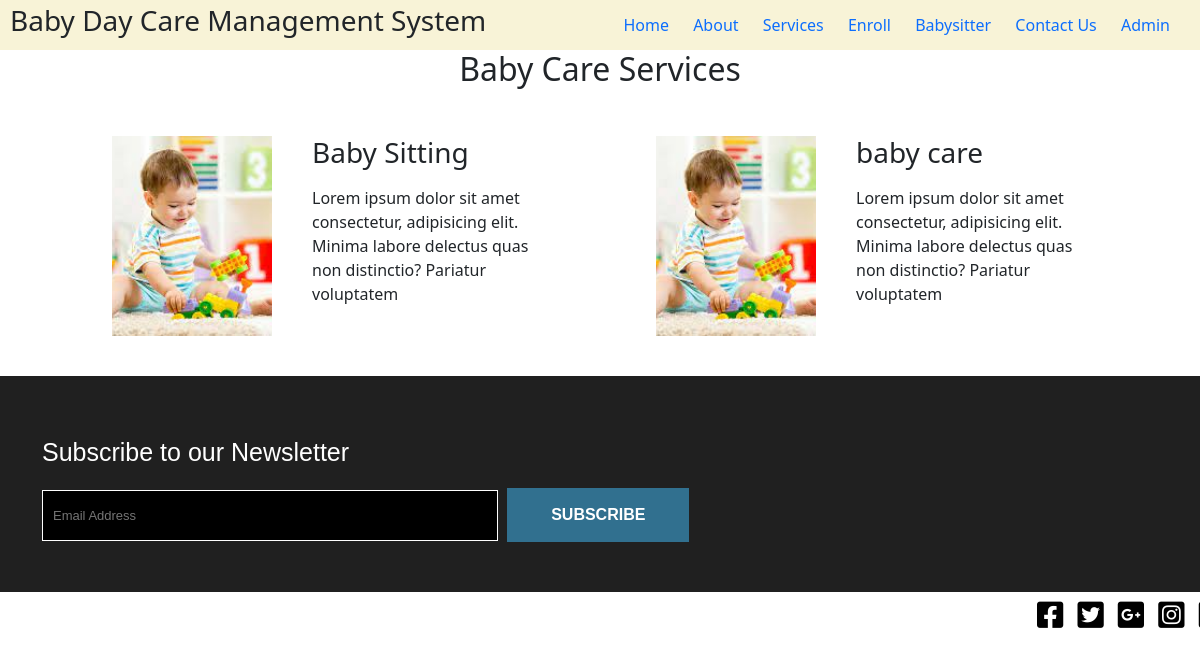
Page /services/ on the committed database.
### App/models.py (models this page shows, shortened)
class Service(models.Model):
    service = models.CharField(max_length=100, null=True)
    serviceDetail = models.CharField(max_length=100, null=True)
    service_img = models.ImageField(null=True)
    creationsDate = models.DateField(auto_now_add=True)

### App/views.py (the view)
# urls.py: path('services/',services,name="services"),
def services(request):
    subscribe_fun(request)
    services = Service.objects.all()
    return render(request, "services.html",{"services":services})

### App/views.py (called while the page is built)
def subscribe_fun(request):
    subscriber_post = False
    if request.method == "POST":
        sub = request.POST.get("subscriber", 0)
        if sub:
            email = request.POST.get('Email', "")
            Subscriber.objects.get_or_create(email=email)
            subscriber_post = True
    return subscriber_post

### App/templates/services.html
{% extends 'base.html' %} {% block body %}
<div id="bcs">
  <h2>Baby Care Services</h2>
  <div id="cardsBcs">
    {% for s in services %}
    <div id="bcsCard">
      <img
        src="{{ s.service_img.url }}"
        alt=""
        srcset=""
      />
      <div>
        <h3>{{ s.service }}</h3>
        <p>
          {{s.serviceDetail}}
        </p>
      </div>
    </div>
    {% endfor %}
  </div>
</div>
{% endblock %}

### App/static/css/style.css (style rules this page uses)
* { margin: 0; padding: 0; box-sizing: border-box; }
html, body { height: 100%; width: 100%; font-family: 'Franklin Gothic Medium', 'Arial Narrow', Arial, sans-serif; }
#bcs { display: flex; align-items: center; justify-content: center; flex-direction: column; }
#cardsBcs { display: grid; grid-template-columns: repeat(2, 1fr); }
#bcsCard { display: flex; margin: 5vh 7vh; }
#bcsCard>img { height: 25vh; width: 20vh; object-fit: cover; }
#bcsCard>div { margin-left: 5vh; }
#bcsCard>div>p { margin-top: 2vh; width: 29vh; }

### rows in the picture
Service: service_img (picture), service "Baby Sitting", serviceDetail "Lorem ipsum dolor sit amet consectetur, adipisicing elit. Minima labore delectus quas non distinctio? Pariatur voluptatem"
Service: service_img (picture), service "baby care", serviceDetail "Lorem ipsum dolor sit amet consectetur, adipisicing elit. Minima labore delectus quas non distinctio? Pariatur voluptatem"
